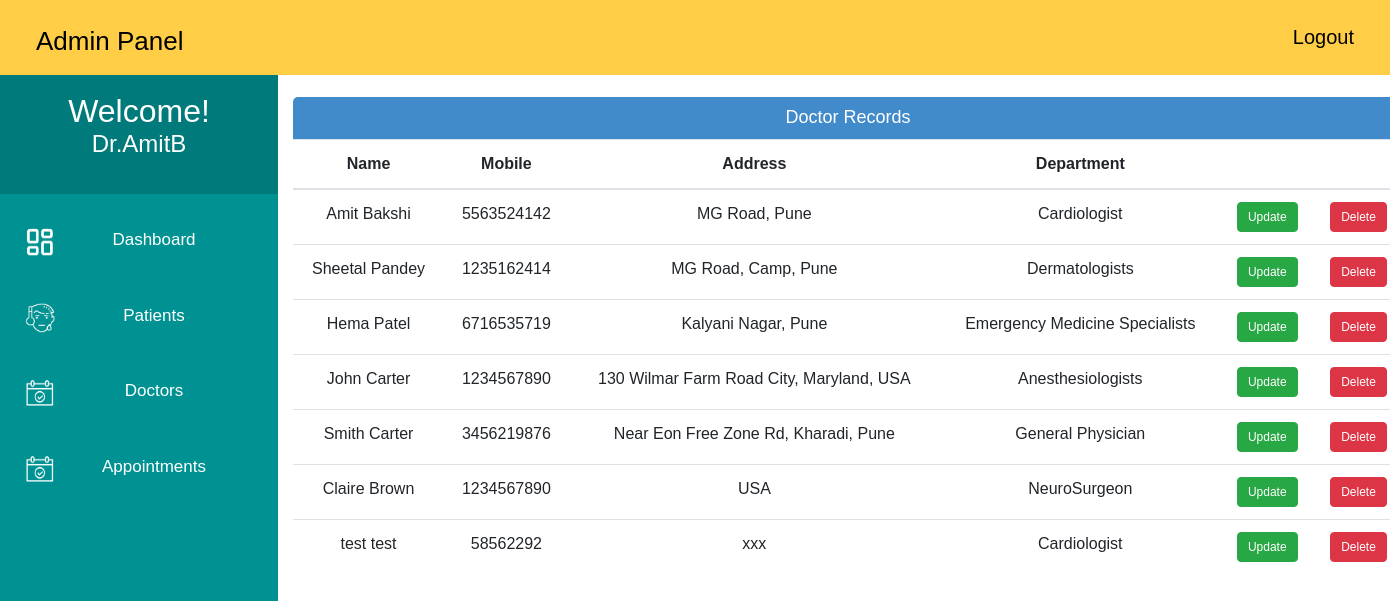
Page /admin_doctor_record/ (signed in) on the committed database.
### MyApp/models.py (models this page shows, shortened)
class Doctor(models.Model):
    user=models.OneToOneField(User,on_delete=models.CASCADE)
    Doctor_First_Name = models.CharField(max_length=50, default="")
    Doctor_Last_Name = models.CharField(max_length=50, default="")
    gender = models.CharField(max_length=10, choices=GENDER,default="")
    address = models.CharField(max_length=40)
    contact = models.CharField(max_length=10,null=True)
    department= models.CharField(max_length=50,choices=departments,default='')
    status = models.BooleanField(default=False)

### MyApp/views.py (the view)
# urls.py: path('admin_doctor_record/', views.admin_doctor_record, name="admin_doctor_record"),
@login_required(login_url='adminlogin')
def admin_doctor_record(request):
    doctors=Doctor.objects.all().filter(status=True)
    return render(request,'MyApp/admin_doctor_record.html',{'doctors':doctors})

### templates/MyApp/admin_doctor_record.html (shortened to what this page needs)
<!DOCTYPE html>
<html lang="en">
<head>
    <link href="//netdna.bootstrapcdn.com/bootstrap/4.5.0/css/bootstrap.min.css" rel="stylesheet">
</head>
<body>
    {% include 'MyApp/admin_base.html' %}
    <div class="container">
        <div class="panel panel-primary">
            <div class="panel-heading">
                <h6 class="panel-title">Doctor Records</h6>
            </div>
            <table class="table table-hover">
                <thead>
                    <tr>
                        <th>Name</th>
                        <th>Mobile</th>
                        <th>Address</th>
                        <th>Department</th>
                        <th></th>
                        <th></th>
                    </tr>
                </thead>
                <tbody>
                    {% for d in doctors %}
                    <tr>
                        <td>{{ d.Doctor_First_Name }} {{ d.Doctor_Last_Name }}</td>
                        <td>{{ d.contact }}</td>
                        <td>{{ d.address }}</td>
                        <td>{{ d.department }}</td>
                        <td><a class="btn btn-primary btn-xs btn-edit" href="{% url 'MyApp:update_doctor' d.id %}"><span class="glyphicon glyphicon-edit">Update</span></a></td>
                        <td><a class="btn btn-danger btn-xs btn-delete" href="{% url 'MyApp:delete_doctor' d.id %}"><span class="glyphicon glyphicon-trash">Delete</span></a></td>
                    </tr>
                    {% endfor %}
                </tbody>
            </table>
        </div>
    </div>
</body>
</html>

### templates/MyApp/admin_base.html (shortened to what this page needs)
<!DOCTYPE html>
{% load static %}
<html lang="en">
<head>
</head>
<body>
    <div class="navbar">
        <a>Admin Panel</a>
        <a href="{% url 'MyApp:logout' %}" class="logoutbtn" style="font-size:18px, text-align: center;">Logout</a>
    </div>
     <div class="sidebar">
        <div class="userprofile">
            <h2 style="color:white; font-family:sans-serif; padding-top:25px; text-align:center; margin:0px;">Welcome!</h2>
            <h4 style="color:white; font-family:sans-serif; text-align:center; padding-bottom:35px;">{{request.user.username}}</h4>
        </div>
        <a href="{% url 'MyApp:admin_dashboard' %}"><img class="icon" src="{% static "images/PDash.png" %}">Dashboard</a>
        <a href="{% url 'MyApp:admin_patient' %}"><img class="icon" src="{% static "images/PIcon.png" %}">Patients</a>
        <a href="{% url 'MyApp:admin_doctor' %}"><img class="icon" src="{% static "images/ApptIcon.png" %}">Doctors</a>
        <a href="{% url 'MyApp:admin_appointment' %}"><img class="icon" src="{% static "images/ApptIcon.png" %}">Appointments</a>
    </div>
</body>
</html>

### templates/MyApp/admin_doctor_record.html (style rules this page uses)
body { font-family: Arial, sans-serif; }
.container { margin-left: 20%; margin-right: 8%; margin-top: 7%; }
.panel-heading { background-color: #428bca; color: #fff; padding: 10px 15px; border-radius: 5px 5px 0 0; }
.panel-title { margin-top: 0; margin-bottom: 0; font-size: 18px; text-align: center; }
.table th, .table td { text-align: center; }
.btn-xs { padding: 5px 10px; font-size: 12px; }
.btn-edit { background-color: #28a745; border-color: #28a745; }
.btn-delete { background-color: #dc3545; border-color: #dc3545; }

### templates/MyApp/admin_base.html (style rules this page uses)
body { background-color: rgb(255, 255, 255); padding: 0px; margin-top: 0px; margin-left: 0px; margin-right: 0px; margin-bottom: 0px; }
.navbar { overflow: hidden; background-color: rgb(255, 206, 70); height:75px; width:100%; padding-top:22px; z-index:999999999999; top:0; position:fixed; display:block; }
.navbar a { float: left; display:block; font-size: 26px; color: black; text-align: center; padding-left:20px; text-decoration: none; }
.navbar .logoutbtn { float: right; display:block; font-size: 20px; color: black; text-align: center; padding-right:20px; text-decoration: none; }
.sidebar .userprofile { background-color: rgb(0, 122, 122); }
.sidebar { margin-top: 0px; padding-top: 0px; width: 20%; text-align: center; height=100vh; background-color: rgb(0, 146, 146); font-family: sans-serif; font-size:17px; font-weight: normal; position: fixed; top: 67px; left: 0; bottom: 0; }
.sidebar a { display: block; color: white; padding: 25px; text-decoration: none; }
.icon { float:left; width:30px; height:30px; }

### rows in the picture
Doctor: Doctor_First_Name "Amit", Doctor_Last_Name "Bakshi", contact "5563524142", address "MG Road, Pune", department "Cardiologist"
Doctor: Doctor_First_Name "Sheetal", Doctor_Last_Name "Pandey", contact "1235162414", address "MG Road, Camp, Pune", department "Dermatologists"
Doctor: Doctor_First_Name "Hema", Doctor_Last_Name "Patel", contact "6716535719", address "Kalyani Nagar, Pune", department "Emergency Medicine Specialists"
Doctor: Doctor_First_Name "John", Doctor_Last_Name "Carter", contact "1234567890", address "130 Wilmar Farm Road City, Maryland, USA", department "Anesthesiologists"
Doctor: Doctor_First_Name "Smith", Doctor_Last_Name "Carter", contact "3456219876", address "Near Eon Free Zone Rd, Kharadi, Pune", department "General Physician"
Doctor: Doctor_First_Name "Claire", Doctor_Last_Name "Brown", contact "1234567890", address "USA", department "NeuroSurgeon"
Doctor: Doctor_First_Name "test", Doctor_Last_Name "test", contact "58562292", address "xxx", department "Cardiologist"

### other values in the picture
{{ request.user.username }} "Dr.AmitB"
